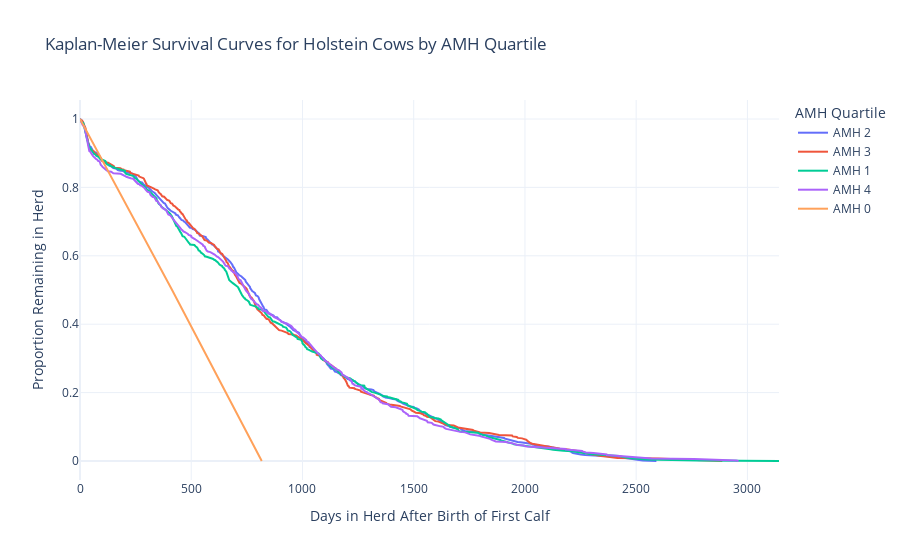

Source (notebook cell):
### Code cell
import pandas as pd
from lifelines import KaplanMeierFitter
import plotly.graph_objects as go

# Load the dataset (adjust the file path accordingly)
#file_path = 'path_to_your_file/Longevity - Formatted-Souradip_analysis.xlsx'

# Load the dataset into a DataFrame
#data = pd.read_excel(file_path, sheet_name='MasterSheet')  # Adjust sheet name if needed

# Ensure relevant columns are numeric
data['ProductiveLife'] = pd.to_numeric(data['ProductiveLife'], errors='coerce')
data['QT'] = pd.to_numeric(data['QT'], errors='coerce')  # If 'QT' is numeric or categorical

# Drop rows with NaN values in critical columns
data = data.dropna(subset=['ProductiveLife', 'QT'])

# Initialize Kaplan-Meier fitter
kmf = KaplanMeierFitter()

# Create a figure to hold the plots  
fig = go.Figure()

# Loop through each quartile to fit the Kaplan-Meier model and add traces
for quartile in data['QT'].unique():
    # Filter the dataset for each quartile
    quartile_data = data[data['QT'] == quartile]
    
    # Fit the Kaplan-Meier model to the Longevity data
    kmf.fit(durations=quartile_data['ProductiveLife'], event_observed=quartile_data['ProductiveLife'] > 0, label=f'AMH {quartile}')
    
    # Add a trace for the current quartile's survival function
    fig.add_trace(go.Scatter(
        x=kmf.survival_function_.index,
        y=kmf.survival_function_[kmf.survival_function_.columns[0]],  # Access the first column of survival function
        mode='lines',
        name=f'AMH {quartile}'
    ))

# Update layout of the plot
fig.update_layout(
    title="Kaplan-Meier Survival Curves for Holstein Cows by AMH Quartile",
    xaxis_title="Days in Herd After Birth of First Calf",
    yaxis_title="Proportion Remaining in Herd",
    legend_title="AMH Quartile",
    template="plotly_white"
)

# Display the interactive plot
fig.show()

### Figure 1 — Plotly figure (JSON) as saved in the notebook; plotly's stock layout.template omitted (floating-point values rounded to 4 significant figures; data arrays with more than 128 entries replaced by an {"elided": "..."} marker saying what was removed)
{"data": [{"mode": "lines", "name": "AMH 2", "type": "scatter", "x": {"elided": "571 int values"}, "y": {"elided": "571 float values"}}, {"mode": "lines", "name": "AMH 3", "type": "scatter", "x": {"elided": "564 int values"}, "y": {"elided": "564 float values"}}, {"mode": "lines", "name": "AMH 1", "type": "scatter", "x": {"elided": "576 int values"}, "y": {"elided": "576 float values"}}, {"mode": "lines", "name": "AMH 4", "type": "scatter", "x": {"elided": "563 int values"}, "y": {"elided": "563 float values"}}, {"mode": "lines", "name": "AMH 0", "type": "scatter", "x": [0, 414, 817], "y": [1, 0.5, 0]}], "layout": {"legend": {"title": {"text": "AMH Quartile"}}, "title": {"text": "Kaplan-Meier Survival Curves for Holstein Cows by AMH Quartile"}, "xaxis": {"title": {"text": "Days in Herd After Birth of First Calf"}}, "yaxis": {"title": {"text": "Proportion Remaining in Herd"}}}}
